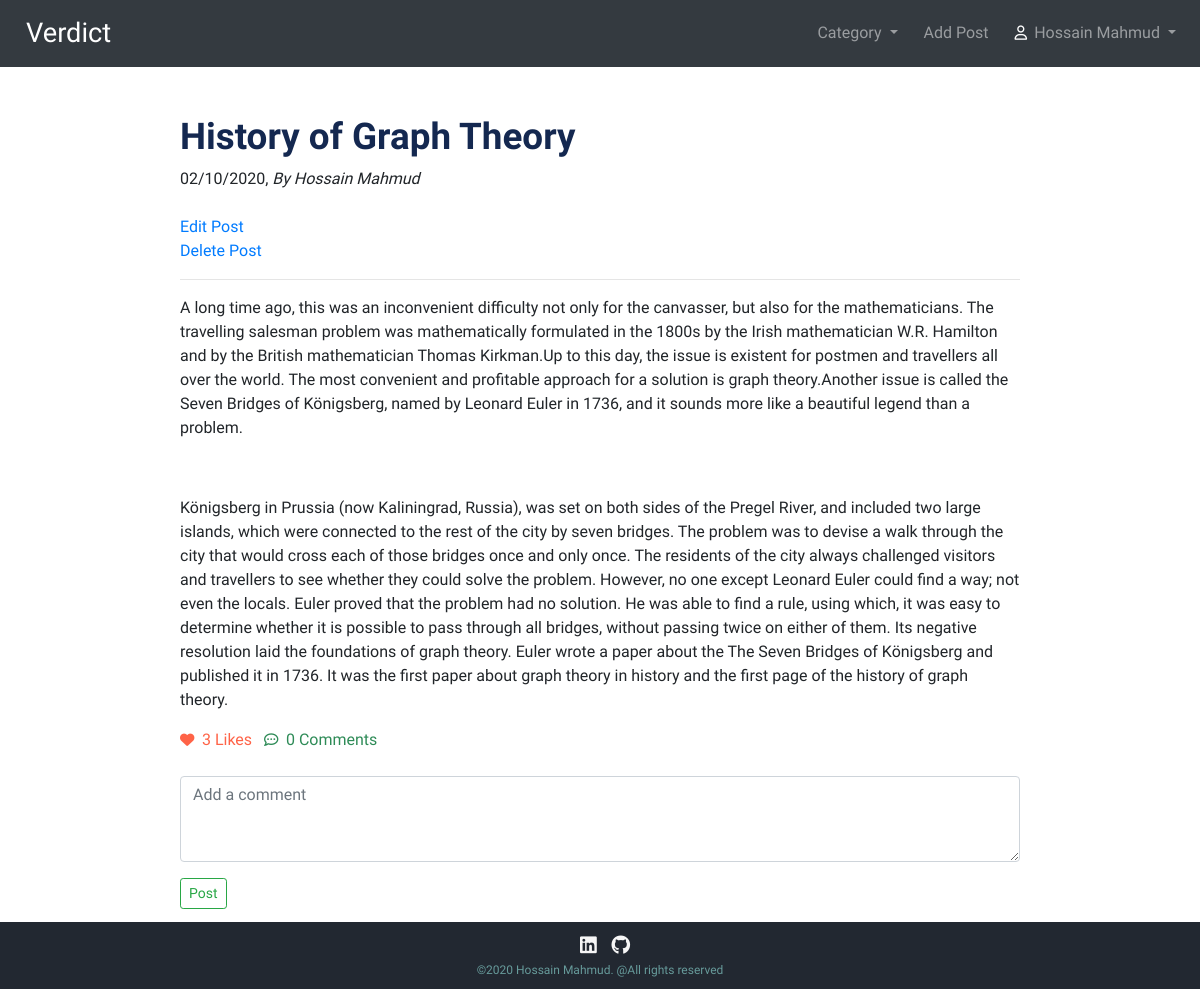
The app's page /post/7 (signed in) with its own data.
### blog/models.py (models this page shows, shortened)
class Post(models.Model):
    title = models.CharField(max_length=250)
    author = models.ForeignKey(User, on_delete=models.CASCADE)
    header_image = models.ImageField(null=True, blank=True, upload_to='images/')
    body = RichTextField(blank=True, null=True)
    date = models.DateField(auto_now_add=True)
    category = models.CharField(max_length=250, default='Miscellaneous')
    likes = models.ManyToManyField(User, related_name='post_likes')
    def total_likes(self):
        return self.likes.count()

### blog/views.py (the view)
# urls.py: path('post/<int:pk>', DetailView, name='detail'),
def DetailView(request, pk):
    post = get_object_or_404(Post, id=pk)
    likes_count = post.total_likes()
    is_liked = False
    if post.likes.filter(id=request.user.id).exists():
        is_liked = True
    cats = Category.objects.all()
    if request.method == 'POST':
        comment_form = CommentForm(request.POST or None)
        if comment_form.is_valid():
            body = request.POST.get('body')
            comment = Comment.objects.create(post=post, user=request.user, body=body)
            comment.save()
            return HttpResponseRedirect(reverse('detail', args=[str(pk)]))
    else:
        comment_form = CommentForm()
    context = {
        'post': post,
        'cats': cats,
        'likes_count': likes_count,
        'is_liked': is_liked,
        'comment_form': comment_form,
    }
    return render(request, 'blog/detail.html', context)

### blog/forms.py
class CommentForm(forms.ModelForm):
    class Meta:
        model = Comment
        fields = ('body',)
        widgets = {
            'body': forms.Textarea(attrs={'class': 'form-control', 'placeholder': 'Add a comment', 'rows': '3'}),
        }
        labels = {
            'body': '',
        }

### blog/templates/blog/detail.html (shortened to what this page needs)
{% extends 'blog/base.html' %}
{% block content %}
    <br><br>
    <h2 class="post-head"> {{ post.title }} </h2>
    {{ post.date|date:'d/m/Y' }},
    <i> By {{ post.author.first_name }} {{ post.author.last_name }} </i> <br>
    {% if user.is_authenticated %}
        {% if post.author.id == user.id %}<br>
            <a href="{% url 'update_post' post.id %}"> Edit Post</a>
            <br>
            <a href="{% url 'delete_post' post.id %}">Delete Post</a>
        {% endif %}
        <hr>
    {% endif %}
    <p>{{ post.body|safe }}</p>
    {% if user.is_authenticated %}
        {% if is_liked == True %}
            <a href="{% url 'like_post' post.pk %}">
             <span style="font-size: 0.9rem; color: Tomato;">
                 <i class="fas fa-heart"></i>
            </span>
            </a>
            <span style="font-size: 1rem; color: Tomato; "> &nbsp;{{ likes_count }} Like{{ likes_count | pluralize }} </span>
        {% endif %}
    {% endif %}
    <span style="font-size: 0.9rem; color: seagreen;">
                 <i class="far fa-comment-dots"></i>
    </span>
    <span style="font-size: 1rem; color: seagreen; "> &nbsp;{{ post.comments.count }} Comment{{ post.comments.count | pluralize }} </span>
    <br>
    {% if user.is_authenticated %}
        <br>
        <form method="post">
            {{ comment_form.as_p }}
            <input class="btn btn-outline-success btn-sm" type="submit" value="Post">
        </form>
    {% endif %}
{% endblock %}

### blog/templates/blog/base.html (shortened to what this page needs)
<!doctype html>
<html lang="en">
{% load static %}
<head>
    <link rel="stylesheet" href="{% static 'css/styles.css' %}">
    <link rel="stylesheet" href="https://stackpath.bootstrapcdn.com/bootstrap/4.2.1/css/bootstrap.min.css">
    <link rel="stylesheet"
          href="//cdnjs.cloudflare.com/ajax/libs/highlight.js/10.1.2/styles/default.min.css">
</head>
<nav class="navbar  navbar-expand-lg navbar-dark bg-dark">
    <a class="navbar-brand" href="{% url 'home' %}"> Verdict </a>
    <div class="collapse navbar-collapse" id="navbarSupportedContent">
        <ul class="navbar-nav ml-auto">
            {% if cats %}
                <li class="nav-item dropdown">
                    <a class="nav-space nav-link dropdown-toggle" href="#" id="navbarDropdown" role="button"
                       data-toggle="dropdown"
                       aria-haspopup="true" aria-expanded="false">
                        Category
                    </a>
                </li>
            {% endif %}
            {% if user.is_authenticated %}
                <li class="nav-item">
                    <a class="nav-space nav-link .text-white" href="{% url 'add_post' %}">Add Post</a>
                </li>
                <li class="nav-item dropdown">
                    <a class="nav-link dropdown-toggle" href="#" id="navbarDropdown" role="button"
                       data-toggle="dropdown"
                       aria-haspopup="true" aria-expanded="false">
                        <span style="color: white; font-size: 0.9rem; margin-right: 3px;"><i
                                class="far fa-user"></i></span>
                        {{ user.first_name }} {{ user.last_name }}
                    </a>
                </li>
            {% endif %}
        </ul>
    </div>
</nav>
<body>
<div class="base-container">
    {% block content %}
    {% endblock %}
</div>
<div class="bottom-container">
  <a href="https://www.linkedin.com/in/hmsayem/">
    <span class="social-icon">
      <i class="fab fa-linkedin"> </i>
    </span>
  </a>
  <a href="https://github.com/hmsayem">
    <span class="social-icon">
      <i class="fab fa-github"></i>
    </span>
  </a>
  <p class="copyright">©2020 Hossain Mahmud. @All rights reserved</p>
</div>
</body>
</html>

### static/css/styles.css (style rules this page uses)
.navbar-brand { font-family: 'Federo', sans-serif; font-size: 1.7rem !important; padding-left: 10px; padding-bottom: 5px !important; }
.nav-space { margin-right: 10px; }
body { font-family: 'Baloo Tamma 2', cursive !important; font-weight: 700; min-height: 100vh; position: relative; }
.base-container { margin: auto; padding-bottom: 5rem; width: 70% !important; }
.post-head { color: #142850; font-family: 'Libre Franklin', sans-serif; font-size: 2.3rem; font-weight: bold; }
.bottom-container { text-align: center; background-color: #222831; color: #f7f7f7; padding: 10px 0 10px 0; position: absolute; bottom: 0; width: 100%; }
.copyright { color: #679b9b; font-size: 0.75rem; margin-bottom: 0; }
a { text-decoration: none !important; }
.social-icon { font-size: 1.2rem !important; color: #f6f6f6; margin-left: 10px; }

### records on screen
Post: title "History of Graph Theory", date "02/10/2020", author.first_name "Hossain", author.last_name "Mahmud", body "A long time ago, this was an inconvenient difficulty not only for the canvasser, but also for the mathematicians. The travelling salesman problem was mathematically formulated in the 1800s by the Irish mathematician W.R. Hamilton and by the British mathematician Thomas Kirkman.Up to this day, the issue is existent for postmen and travellers all over the world. The most convenient and profitable approach for a solution is graph theory.Another issue is called the Seven Bridges of Königsberg, named by Leonard Euler in 1736, and it sounds more like a beautiful legend than a problem. Königsberg in Prussia (now Kaliningrad, Russia), was set on both sides of the Pregel River, and included two…", comments.count "0", comments.count|pluralize "s"

### other values on screen
{{ user.first_name }} "Hossain"
{{ user.last_name }} "Mahmud"
{{ likes_count }} "3"
{{ likes_count | pluralize }} "s"
